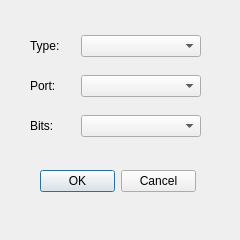
<?xml version="1.0" encoding="UTF-8"?>
<ui version="4.0">
 <class>DeviceDialog</class>
 <widget class="QDialog" name="DeviceDialog">
  <property name="geometry">
   <rect>
    <x>0</x>
    <y>0</y>
    <width>240</width>
    <height>240</height>
   </rect>
  </property>
  <property name="minimumSize">
   <size>
    <width>240</width>
    <height>240</height>
   </size>
  </property>
  <property name="maximumSize">
   <size>
    <width>240</width>
    <height>240</height>
   </size>
  </property>
  <property name="windowTitle">
   <string>Select Device</string>
  </property>
  <property name="windowIcon">
   <iconset resource="icons.qrc">
    <normaloff>:/MainWindow/Resources/OpenPane.svg</normaloff>:/MainWindow/Resources/OpenPane.svg</iconset>
  </property>
  <widget class="QDialogButtonBox" name="buttonBox">
   <property name="geometry">
    <rect>
     <x>40</x>
     <y>170</y>
     <width>156</width>
     <height>23</height>
    </rect>
   </property>
   <property name="standardButtons">
    <set>QDialogButtonBox::Cancel|QDialogButtonBox::Ok</set>
   </property>
  </widget>
  <widget class="QWidget" name="layoutWidget">
   <property name="geometry">
    <rect>
     <x>30</x>
     <y>70</y>
     <width>171</width>
     <height>32</height>
    </rect>
   </property>
   <layout class="QHBoxLayout" name="horizontalLayout_2">
    <item>
     <widget class="QLabel" name="label_2">
      <property name="text">
       <string>Port:</string>
      </property>
     </widget>
    </item>
    <item>
     <widget class="QComboBox" name="portComboBox">
      <property name="minimumSize">
       <size>
        <width>120</width>
        <height>0</height>
       </size>
      </property>
      <property name="maximumSize">
       <size>
        <width>120</width>
        <height>16777215</height>
       </size>
      </property>
     </widget>
    </item>
   </layout>
  </widget>
  <widget class="QWidget" name="layoutWidget_2">
   <property name="geometry">
    <rect>
     <x>30</x>
     <y>110</y>
     <width>171</width>
     <height>32</height>
    </rect>
   </property>
   <layout class="QHBoxLayout" name="horizontalLayout_3">
    <item>
     <widget class="QLabel" name="label_3">
      <property name="text">
       <string>Bits:</string>
      </property>
     </widget>
    </item>
    <item>
     <widget class="QComboBox" name="speedComboBox">
      <property name="minimumSize">
       <size>
        <width>120</width>
        <height>0</height>
       </size>
      </property>
      <property name="maximumSize">
       <size>
        <width>120</width>
        <height>16777215</height>
       </size>
      </property>
     </widget>
    </item>
   </layout>
  </widget>
  <widget class="QWidget" name="layoutWidget">
   <property name="geometry">
    <rect>
     <x>30</x>
     <y>30</y>
     <width>171</width>
     <height>32</height>
    </rect>
   </property>
   <layout class="QHBoxLayout" name="horizontalLayout">
    <item>
     <widget class="QLabel" name="label">
      <property name="text">
       <string>Type:</string>
      </property>
     </widget>
    </item>
    <item>
     <widget class="QComboBox" name="typeComboBox">
      <property name="minimumSize">
       <size>
        <width>120</width>
        <height>0</height>
       </size>
      </property>
      <property name="maximumSize">
       <size>
        <width>120</width>
        <height>16777215</height>
       </size>
      </property>
     </widget>
    </item>
   </layout>
  </widget>
 </widget>
 <resources>
  <include location="icons.qrc"/>
 </resources>
 <connections>
  <connection>
   <sender>buttonBox</sender>
   <signal>accepted()</signal>
   <receiver>DeviceDialog</receiver>
   <slot>accept()</slot>
   <hints>
    <hint type="sourcelabel">
     <x>117</x>
     <y>181</y>
    </hint>
    <hint type="destinationlabel">
     <x>119</x>
     <y>119</y>
    </hint>
   </hints>
  </connection>
  <connection>
   <sender>buttonBox</sender>
   <signal>rejected()</signal>
   <receiver>DeviceDialog</receiver>
   <slot>reject()</slot>
   <hints>
    <hint type="sourcelabel">
     <x>117</x>
     <y>181</y>
    </hint>
    <hint type="destinationlabel">
     <x>119</x>
     <y>119</y>
    </hint>
   </hints>
  </connection>
 </connections>
 <slots>
  <slot>getCurrentIndexChanged(QString)</slot>
 </slots>
</ui>
